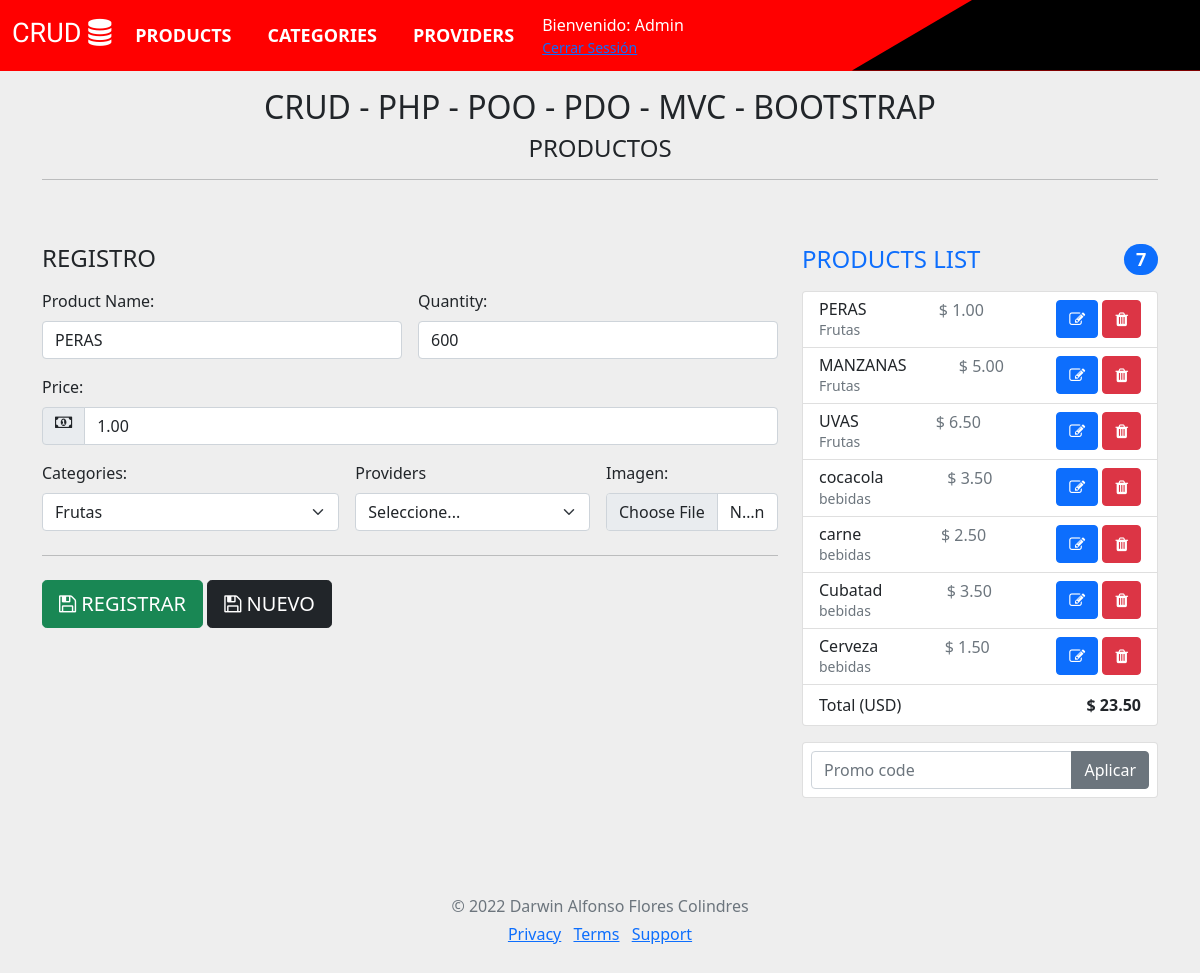
/?view=product&id=9, run on the app's committed database.
### tables this page shows
CREATE TABLE `product` (
  `id` int(11) NOT NULL,
  `namep` varchar(100) NOT NULL,
  `quantity` int(11) NOT NULL,
  `price` decimal(10,2) NOT NULL,
  `idcategory` int(11) NOT NULL
);

CREATE TABLE `category` (
  `idcategory` int(11) NOT NULL,
  `nombre` varchar(100) NOT NULL,
  `estado` tinyint(1) NOT NULL
);

### controller/Product.Controller.php (called while the page is built, shortened)
<?php
require_once "model/Product.php";
require_once "model/Category.php";
class ProductController
{
    private $model;
    public function __CONSTRUCT()
    {
        $this->model = new Product();
    }
    function Index()
    {
        $prod = new Product();
        $category = new Category();
        if (isset($_REQUEST['id']) && $_REQUEST['id'] > 0) {
            $prod = $this->model->BuscarPorId($_REQUEST['id']);
        }
        require_once 'view/assets/header.php';
        require_once 'view/products/index.php';
        require_once 'view/assets/pie.php';
    }
}

### config/Conexion.php (called while the page is built)
<?php
class Conexion
{
    private $servidor = "";
    private $nombredb = "bod6pgzou7dhl5z3zhc0";
    private $usuario = "uliugavf08ai03uk";
    private $password = "F9ht55y9HYJzZAcUclYN";
    private $puerto = "3306";
    function getServidor()
    {
        return $this->servidor;
    }
    function getNombredb()
    {
        return $this->nombredb;
    }
    function getUsuario()
    {
        return $this->usuario;
    }
    function getPassword()
    {
        return $this->password;
    }
    function getPuerto()
    {
        return $this->puerto;
    }
    public  function Conectar()
    {
        $opciones = array(PDO::MYSQL_ATTR_INIT_COMMAND => "SET NAMES UTF8");
        try {
            $conexion = new PDO("mysql:host=" . $this->getServidor() . ";port=" . $this->getPuerto() . ";dbname=" . $this->getNombredb(), $this->getUsuario(), $this->getPassword(), $opciones);
            return $conexion;
        } catch (Exception $e) {
            die("El error de la conexión es: " . $e->getMessage());
        }
    }
}

### model/Product.php (called while the page is built, shortened)
<?php
class Product
{
    private $pdo;
    public function __CONSTRUCT()
    {
        $conn = new Conexion();
        try {
            $this->pdo = $conn->Conectar();
        } catch (Exception $e) {
            die($e->getMessage());
        }
    }
    public function Listar()
    {
        try {
            $stm = $this->pdo->prepare("SELECT product.*, category.* FROM `product`  INNER JOIN category  on product.idcategory=category.idcategory  order by product.id desc");
            $stm->execute();
            return $stm->fetchAll(PDO::FETCH_OBJ);
        } catch (Exception $e) {
            die($e->getMessage());
        }
    }
    public function BuscarPorId($id)
    {
        try {
            $stm = $this->pdo
                ->prepare("SELECT product.*, category.* FROM `product`  INNER JOIN category  on product.idcategory=category.idcategory  WHERE product.id = ?");
            $stm->execute(array($id));
            return $stm->fetch(PDO::FETCH_OBJ);
        } catch (Exception $e) {
            die($e->getMessage());
        }
    }
}

### model/Category.php (called while the page is built, shortened)
<?php
class Category
{
    private $pdo;
    public function __CONSTRUCT()
    {
        $conn = new Conexion();
        try {
            $this->pdo = $conn->Conectar();
        } catch (Exception $e) {
            die($e->getMessage());
        }
    }
    public function Listar()
    {
        try {
            $stm = $this->pdo->prepare("SELECT * FROM category order by idcategory desc");
            $stm->execute();
            return $stm->fetchAll(PDO::FETCH_OBJ);
        } catch (Exception $e) {
            die($e->getMessage());
        }
    }
}

### view/products/index.php (the view, shortened to what this page needs)
<div class="py-5 text-center">
    <h2>CRUD - PHP - POO - PDO - MVC - BOOTSTRAP</h2>
    <h4>PRODUCTOS</h4>
    <hr>
</div>
<div class="row g-6">
    <div class="col-md-5 col-lg-4 order-md-last">
        <h4 class="d-flex justify-content-between align-items-center mb-3">
            <span class="text-primary">PRODUCTS LIST</span>
            <span class="badge bg-primary rounded-pill"><?php echo count($this->model->Listar()) ?></span>
        </h4>
        <ul class="list-group mb-3">
            <?php
            $price_acum = 0;
            foreach ($this->model->Listar() as $r) {
                $price_acum += $r->price;
            ?>
            <li class="list-group-item d-flex justify-content-between lh-sm">
                <div>
                    <h6 class="my-0"><?php echo $r->namep; ?></h6>
                    <small class="text-muted"><?php echo $r->nombre; ?></small>
                </div>
                <span class="text-muted">$ <?php echo number_format($r->price, 2); ?></span>
                <span><a href="?view=product&id=<?php echo $r->id; ?>" class="btn btn-primary"> <i class="fa fa-edit"
                            aria-hidden="true"></i>
                    </a>&nbsp;<button type="button" class="btn btn-danger"> <i class="fa fa-trash"
                            aria-hidden="true"></i>
                    </button></span>
            </li>
            <?php
            }
            ?>
            <li class="list-group-item d-flex justify-content-between">
                <span>Total (USD)</span>
                <strong>$ <?php echo number_format($price_acum, 2); ?></strong>
            </li>
        </ul>
        <form class="card p-2">
            <div class="input-group">
                <input type="text" class="form-control" placeholder="Promo code">
                <button type="submit" class="btn btn-secondary">Aplicar</button>
            </div>
        </form>
    </div>
    <div class="col-md-6 col-lg-8">
        <h4 class="mb-3">REGISTRO</h4>
        <form class="needs-validation" novalidate method="POST" autocomplete="OFF" action="?view=product&a=Guardar">
            <div class="row g-3">
                <div class="col-sm-6">
                    <label for="productName" class="form-label">Product Name:</label>
                    <input type="text" class="form-control" name="nombre" id="productName" placeholder="Product Name"
                        value="<?php echo $prod->namep; ?>" required>
                </div>
                <div class="col-sm-6">
                    <label for="quantity" class="form-label">Quantity: </label>
                    <input type="number" class="form-control" id="quantity" placeholder="Quantity" name="quantity"
                        value="<?php echo $prod->quantity; ?>" required>
                </div>
                <div class="col-12">
                    <label for="price" class="form-label">Price: </label>
                    <div class="input-group has-validation">
                        <span class="input-group-text fa fa-money"></span>
                        <input type="text" name="price" class="form-control" id="price" placeholder="Price" required
                            value="<?php echo $prod->price; ?>">
                    </div>
                </div>
                <div class="col-md-5">
                    <label for="country" class="form-label">Categories: </label>
                    <select class="form-select" name="idcategories" id="categories" required>
                        <?php
                        foreach ($category->Listar() as $dato) {
                            $selected = "";
                            if ($prod->idcategory == $dato->idcategory) {
                                $selected = "selected";
                            }
                        ?>
                        <option <?php echo "value='" . $dato->idcategory . "' " . $selected; ?>>
                            <?php echo $dato->nombre ?></option>
                        <?php  } ?>
                    </select>
                </div>
                <div class="col-md-4">
                    <label for="state" class="form-label">Providers</label>
                    <select class="form-select" id="provider">
                        <option value="">Seleccione...</option>
                    </select>
                </div>
                <div class="col-md-3">
                    <label for="img" class="form-label">Imagen: </label>
                    <input type="file" class="form-control" id="img" placeholder="">
                </div>
            </div>
            <hr class="my-4">
            <button class="btn btn-success btn-lg" type="submit"> <i class="fa fa-save    "></i>
                REGISTRAR</button>
            <a class="btn btn-dark btn-lg" href="?view=product"> <i class="fa fa-save    "></i>
                NUEVO</a>
        </form>
    </div>
</div>

### assets/css/style.css (style rules this page uses)
body { background-color: #eee; }

### view/assets/header.php (style rules this page uses)
body { min-height: 20rem; padding-top: 2.5rem; }

### data on the page
product: namep "PERAS", idcategory.nombre "Frutas", price "1.00", nombre "PERAS", quantity "600"
product: namep "MANZANAS", idcategory.nombre "Frutas", price "5.00"
product: namep "UVAS", idcategory.nombre "Frutas", price "6.50"
product: namep "cocacola", idcategory.nombre "bebidas", price "3.50"
product: namep "carne", idcategory.nombre "bebidas", price "2.50"
product: namep "Cubatad", idcategory.nombre "bebidas", price "3.50"
product: namep "Cerveza", idcategory.nombre "bebidas", price "1.50"

### other printed values
count($this->model->Listar()) "7"
$price_acum "23.50"
form field idcategories "Frutas"
